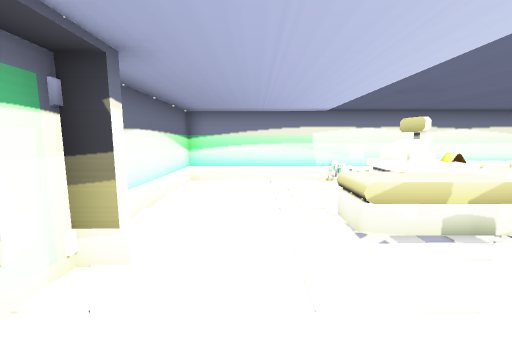
view 1 (above)

20 first-person views from a walk through a scene from a Unity 3-D project. The camera is 1.5 m above the floor, tilts 8° down and sees 90° across. The floor is counted in squares, 1 m on a side. Each view is taken from the middle of a square. On the plan, view 1 faces up. The plan holds only what a view shows up to about 13 squares ahead; the rest is blank. The player is left out. Some animated figures are not drawn. Some surface patterns are stand-ins.

view 2
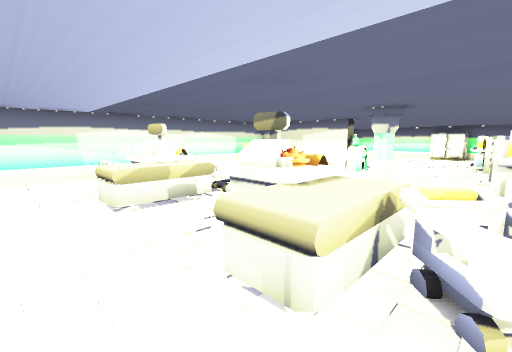

view 3
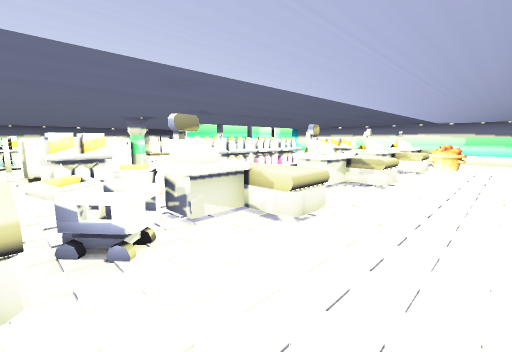

view 4
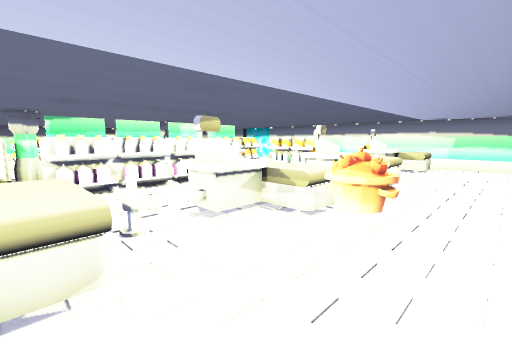

view 5
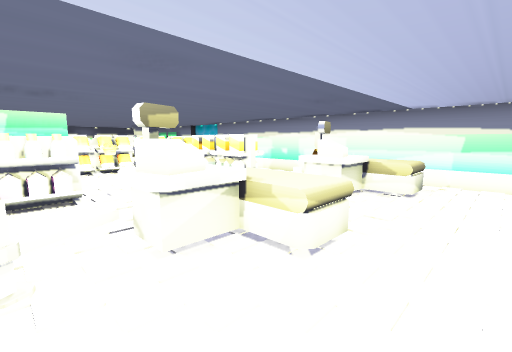

view 6
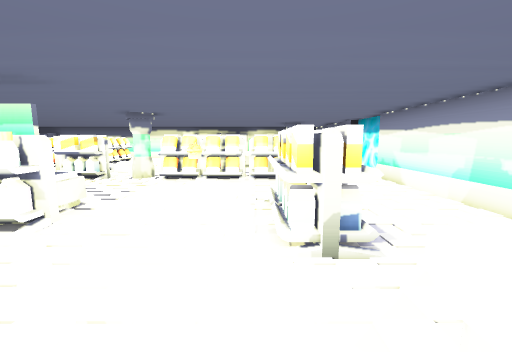

view 7
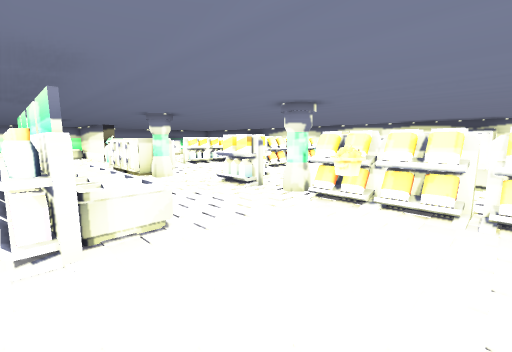

view 8
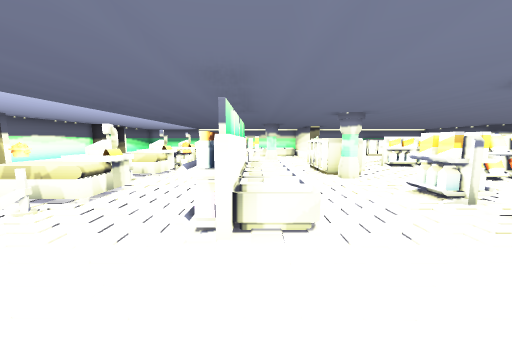

view 9
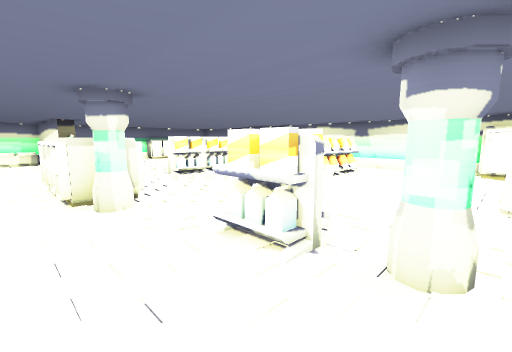

view 10
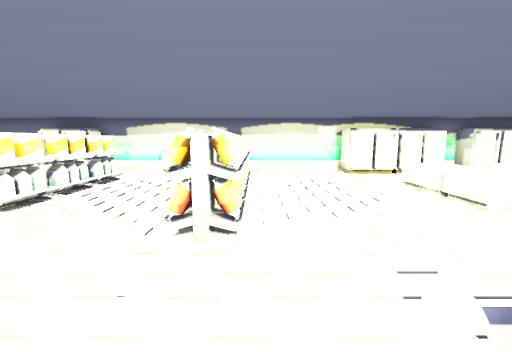

view 11
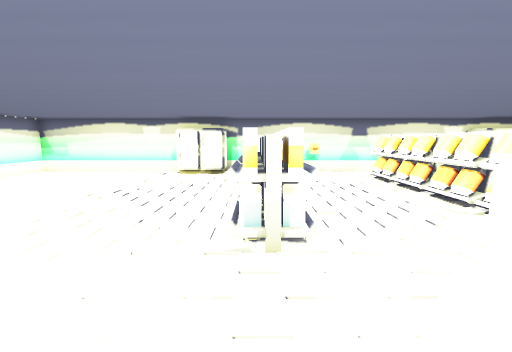

view 12
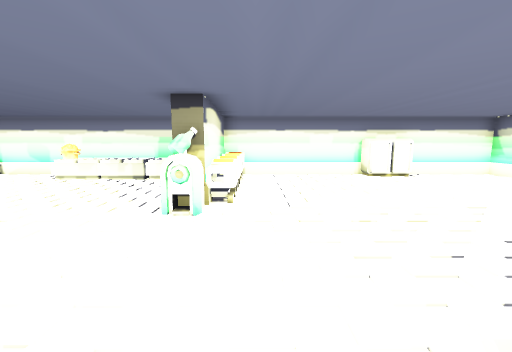

view 13
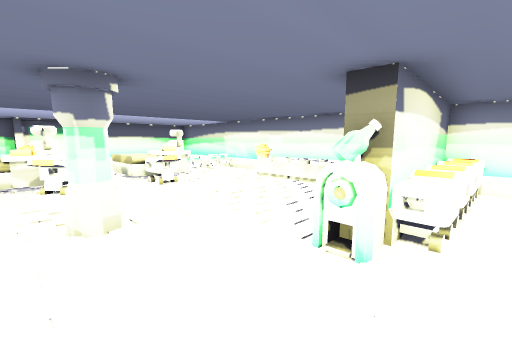

view 14
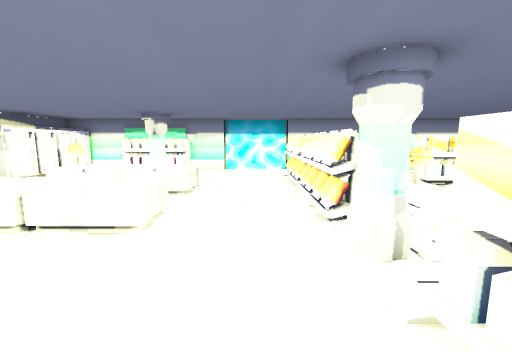

view 15
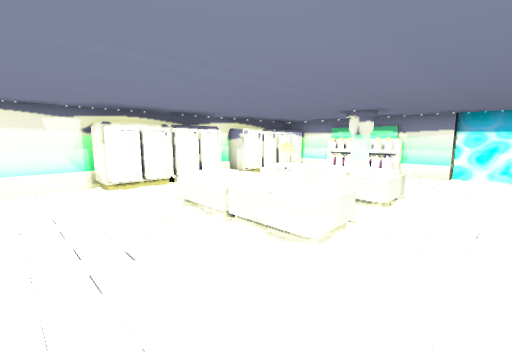

view 16
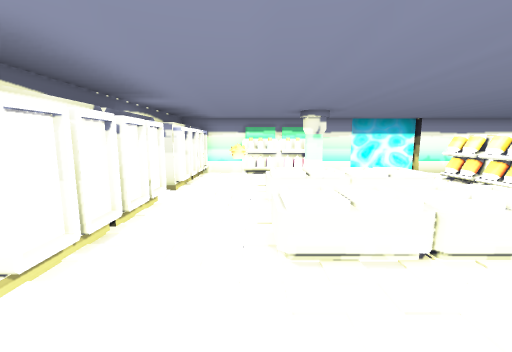

view 17
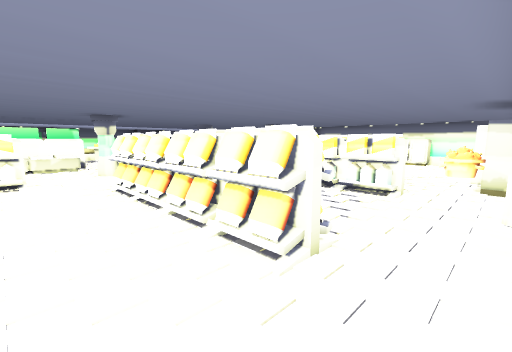

view 18
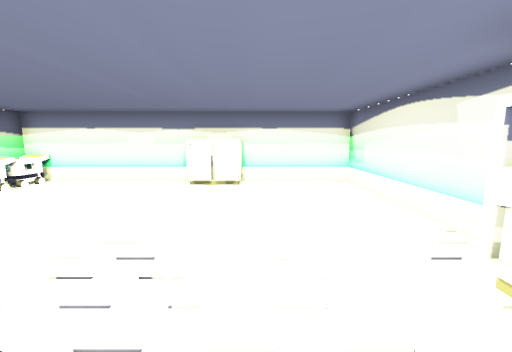

view 19
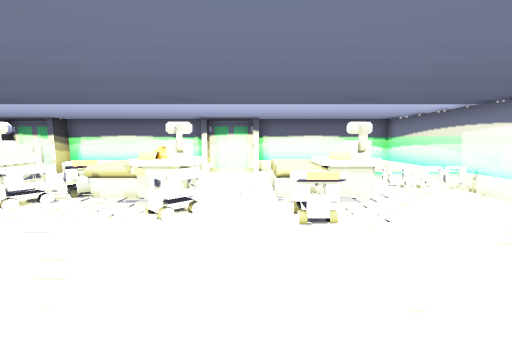

view 20
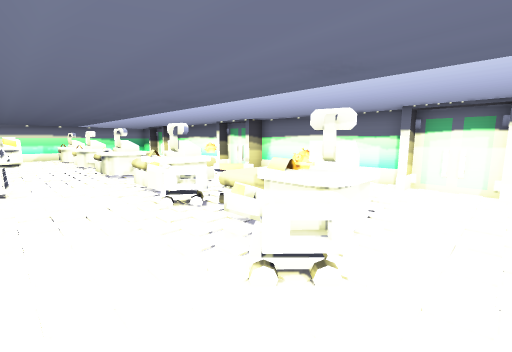

### Floor plan
Points are (right, up) in squares from view 1. A wall is a line through its corners. A room is listed if a view was taken in it or the views show most of it. See-through windows are left out.
Room 1 (views 1, 2, 3, 4, 5, 6, 7, 8, 9, 10, 11, 12, 13, 14, 15, 16, 17, 18, 19, 20)
walls: (12.8, 4.5) (12.8, 3.8) (12.1, 3.8) (12.1, 4.4); (-2.1, -6.6) (-2.1, -8.3); (24.4, -11.1) (24.4, 0.5); (-2.4, 0.6) (-2.4, -6) (-1.5, -6) (-1.5, -6.4); (-2.1, 2.9) (-2.1, 0.8); (24.4, 2.8) (24.4, 9.3) (20.6, 9.3); (5.4, 9.3) (-2.4, 9.3) (-2.4, 3.1); (18.4, 9.3) (13.8, 9.3); (24.4, -16.5) (24.4, -15.4); (-1.1, -20.9) (13.4, -20.9) (13.4, -21.3) (16.6, -21.3) (16.6, -20.9) (23.4, -20.9)
objects: other object (0, -7); other object (2, -19) to (4, -17); other object (2, -15) to (4, -12); other object (2, -10) to (4, -8); other object (2, -5) to (4, -4); other object (2, -3) to (3, -1); other object (2, -1) to (4, 1); other object (2, 4) to (4, 6); other object (3, -6); other object (3, 7); other object (3, 8) to (3, 9); other object (4, -3) to (5, -2); other object (4, 1) to (5, 2); other object (4, 4) to (5, 4); other object (6, -17) to (7, -17); other object (6, 8) to (8, 9); other object (7, -12) to (8, -11); other object (7, -10) to (8, -10); other object (7, -9) to (8, -8); other object (7, -7) to (8, -6); other object (7, -3) to (8, -2); other object (8, -17) to (9, -17); other object (8, 6); other object (9, -12) to (9, -11); other object (9, -10) to (9, -9); other object (9, -8) to (9, -6); other object (9, 1); other object (9, 8) to (9, 9); other object (10, 8) to (11, 9); other object (11, -14); other object (11, -5) to (11, -4); other object (11, -3) to (11, -2); other object (12, -6) to (12, -5); other object (12, -4); other object (12, -3) to (12, -2); other object (12, 3) to (13, 3); other object (13, -19) to (14, -18); other object (13, -17) to (14, -16); other object (13, -15) to (14, -14); other object (13, -13) to (14, -13); other object (13, -12) to (13, -11); other object (13, -10) to (13, -9); other object (13, 5); other object (13, 6); other object (13, 7); other object (13, 8) to (13, 9); other object (16, -7) to (17, -6); other object (16, -2) to (17, -1); other object (17, -16) to (18, -15); other object (17, -13) to (18, -12); other object (18, -7) to (18, -6); other object (18, -2) to (18, -1); other object (19, -21) to (20, -20); other object (19, -16) to (20, -15); other object (19, -13) to (20, -12); other object (19, -7) to (20, -6); other object (19, -2) to (20, -1); other object (19, 9) to (20, 9); other object (21, -21) to (21, -20); other object (21, -7) to (22, -6); other object (21, -2) to (22, -1); other object (22, -17); other object (23, -20) to (24, -19); other object (23, -18) to (24, -17); other object (23, -15) to (24, -14); other object (23, -13) to (24, -11); other object (23, -4); other object (23, 1) to (24, 2); other object (24, -3)

Positions as (right, up) in squares from view 1, and headings:
1: (0, 0), facing up
2: (0, -2), facing up-right
3: (-1, -1), facing down-right
4: (-1, -5), facing down-right
5: (0, -11), facing down-right
6: (3, -16), facing right
7: (7, -16), facing up-right
8: (8, -16), facing up
9: (10, -12), facing up-right
10: (12, -7), facing right
11: (12, -1), facing right
12: (14, -2), facing up
13: (14, 0), facing up-left
14: (15, -8), facing down
15: (15, -9), facing down-right
16: (21, -9), facing down
17: (24, -9), facing up-left
18: (21, 0), facing up
19: (10, 3), facing left
20: (7, 3), facing down-left
